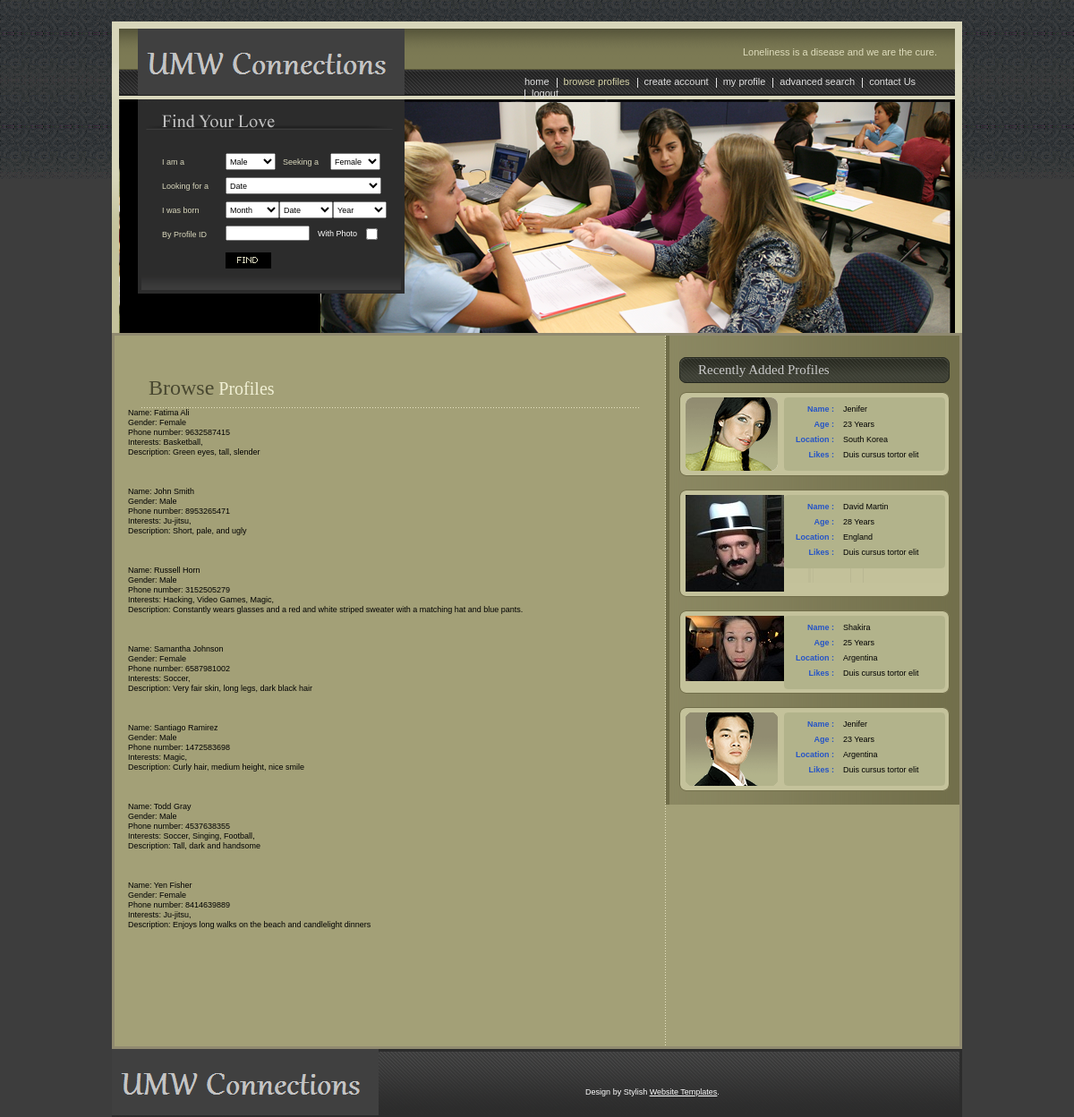
/xhtml-css/browse.php, run on the app's committed database.
### tables this page shows
CREATE TABLE IF NOT EXISTS Users (
	user_id int NOT NULL AUTO_INCREMENT PRIMARY KEY,
	email varchar(100) NOT NULL,
  	last_name varchar(25) NOT NULL,
  	first_name varchar(25) NOT NULL,
  	gender ENUM('Male', 'Female', 'N/A') NOT NULL DEFAULT 'N/A',
  	phone varchar(10) NOT NULL DEFAULT 'N/A',
  	description blob,
  	interested_in_id int,
	classification_id int,
  	looking_for_id int,
  	image_id int,
  	CONSTRAINT login_email_fk FOREIGN KEY (email) REFERENCES Login (email),
  	CONSTRAINT classifications_classification_id_fk FOREIGN KEY (classification_id) REFERENCES Classifications (classification_id),
  	CONSTRAINT interestedIn_interested_in_id_fk FOREIGN KEY (interested_in_id) REFERENCES InterestedIn (interested_in_id),
	CONSTRAINT looking_for_looking_for_id_fk FOREIGN KEY (looking_for_id) REFERENCES Looking_For (looking_for_id),
	CONSTRAINT images_image_id_fk FOREIGN KEY (image_id) REFERENCES Images (image_id)
);

CREATE TABLE IF NOT EXISTS Interests (
	interest_id int AUTO_INCREMENT NOT NULL PRIMARY KEY,
	interest blob NOT NULL
);

### xhtml-css/browse.php (the view, shortened to what this page needs)
<!DOCTYPE html PUBLIC "-//W3C//DTD XHTML 1.0 Transitional//EN" "http://www.w3.org/TR/xhtml1/DTD/xhtml1-transitional.dtd">
<html xmlns="http://www.w3.org/1999/xhtml">
<head>
</head>
<body>
<div id="layout">
  <div id="header">
    <div id="menu"> <span class="logo"><a href="#"><img src="images/logo.gif" alt="" /></a></span>
      <p>Loneliness is a disease and we are the cure.</p>
      <ul>
        <li class="first"><a href="index.html">home</a></li>
        <li><a class="current">browse profiles</a></li>
        <li><a href="register.php">create account</a></li>
        <li><a href="my_profile.php">my profile</a></li>
        <li><a href="advanced_search.php">advanced search</a></li>
        <li><a href="contact_us.php">contact Us</a></li>
        <li><a href="logout.php">logout</a></li>
      </ul>
    </div>
    <div id="banner_inner">
      <div class="find_love">
        <h2><img src="images/find_your_love.gif" alt="" /></h2>
        <div class="form_container">
          <form action="" method="get">
            <fieldset>
            <div class="search_row">
              <div class="search_column_1">
                <label>I am a</label>
              </div>
              <div class="search_column_2">
                <select class="gender">
                  <option>Male</option>
                </select>
                <label class="seeking">Seeking a</label>
                <select class="gender">
                  <option>Female</option>
                </select>
              </div>
            </div>
            <div class="search_row">
              <div class="search_column_1">
                <label>Looking for a</label>
              </div>
              <div class="search_column_2">
                <select class="date">
                  <option>Date</option>
                </select>
              </div>
            </div>
            <div class="search_row">
              <div class="search_column_1">
                <label>I was born</label>
              </div>
              <div class="search_column_2">
                <select class="dob">
                  <option>Month</option>
                </select>
                <select class="dob">
                  <option>Date</option>
                </select>
                <select class="dob">
                  <option>Year</option>
                </select>
              </div>
            </div>
            <div class="search_row">
              <div class="search_column_1">
                <label>By Profile ID</label>
              </div>
              <div class="search_column_2">
                <input type="text" name="" value="" />
                <label class="check">With Photo</label>
                <input type="checkbox" name="" value="" class="checkbox"/>
              </div>
            </div>
            <div class="search_row last">
              <div class="search_column_1">&nbsp;</div>
              <div class="search_column_2">
                <input type="image" src="images/find_btn.gif" class="search_btn"/>
              </div>
            </div>
            </fieldset>
          </form>
        </div>
      </div>
    </div>
  </div>
  <div id="body_container">
    <div id="left_container">
     <div style="padding:20px 15px 30px 15px;">
	 <h1><span>Browse</span> Profiles</h1>
	 <?php
			include "db_connect.php";
			$query = "SELECT * FROM Users ORDER BY first_name";
			$result = mysqli_query($db, $query);
			echo "<br>";
			while($row = mysqli_fetch_array($result)){
			$userID = $row['user_id'];
			$query2 = "SELECT i.interest FROM Interests i NATURAL JOIN Users_Interests ui WHERE ui.user_id = '$userID'";
			$result2 = mysqli_query($db, $query2);
			echo "<br>";
			echo "<br>";
			echo "Name: ".$row['first_name']." ".$row['last_name'];
			echo "<br>";
			echo "Gender: ".$row['gender'];
			echo "<br>";
			echo "Phone number: ".$row['phone'];
			echo "<br>";
			echo "Interests: ";
			while ($row2 = mysqli_fetch_array($result2)){
			echo $row2['interest'];
			echo ", ";
			}
			echo "<br>";
			echo "Description: ".$row['description'];
			echo "<br>";
			echo "<br>";
			}
		?>
      <div>
        <br />
        <br />
        <br />
      </div>
      <div class="aboutcolumnzone">
      </div>
    </div>
    </div>
    <div id="right_container">
      <h5>Recently Added Profiles</h5>
      <div id="profile_container">
        <div class="profile_box">
          <div class="top_curve">
            <div class="profile_content">
              <div class="pro_photo"><a href="#"><img src="images/pic_1.gif" alt="" /></a></div>
              <div class="outer">
                <div class="pro_detail_box">
                  <div class="pro_top_curve">
                    <div class="pro_detail_content">
                      <div class="row">
                        <p class="left">Name :</p>
                        <p class="right">Jenifer</p>
                      </div>
                      <div class="row">
                        <p class="left">Age :</p>
                        <p class="right">23 Years</p>
                      </div>
                      <div class="row">
                        <p class="left">Location :</p>
                        <p class="right">South Korea</p>
                      </div>
                      <div class="row last">
                        <p class="left">Likes :</p>
                        <p class="right">Duis cursus tortor elit</p>
                      </div>
                    </div>
                  </div>
                </div>
              </div>
            </div>
          </div>
        </div>
        <div class="profile_box">
          <div class="top_curve">
            <div class="profile_content">
              <div class="pro_photo"><a href="#"><img src="images/pic_2.gif" alt="" /></a></div>
              <div class="outer">
                <div class="pro_detail_box">
                  <div class="pro_top_curve">
                    <div class="pro_detail_content">
                      <div class="row">
                        <p class="left">Name :</p>
                        <p class="right">David Martin</p>
                      </div>
                      <div class="row">
                        <p class="left">Age :</p>
                        <p class="right">28 Years</p>
                      </div>
                      <div class="row">
                        <p class="left">Location :</p>
                        <p class="right">England</p>
                      </div>
                      <div class="row last">
                        <p class="left">Likes :</p>
                        <p class="right">Duis cursus tortor elit</p>
                      </div>
                    </div>
                  </div>
                </div>
              </div>
            </div>
          </div>
        </div>
        <div class="profile_box">
          <div class="top_curve">
            <div class="profile_content">
              <div class="pro_photo"><a href="#"><img src="images/pic_3.gif" alt="" /></a></div>
              <div class="outer">
                <div class="pro_detail_box">
                  <div class="pro_top_curve">
                    <div class="pro_detail_content">
                      <div class="row">
                        <p class="left">Name :</p>
                        <p class="right">Shakira</p>
                      </div>
                      <div class="row">
                        <p class="left">Age :</p>
                        <p class="right">25 Years</p>
                      </div>
                      <div class="row">
                        <p class="left">Location :</p>
                        <p class="right">Argentina</p>
                      </div>
                      <div class="row last">
                        <p class="left">Likes :</p>
                        <p class="right">Duis cursus tortor elit</p>
                      </div>
                    </div>
                  </div>
                </div>
              </div>
            </div>
          </div>
        </div>
        <div class="profile_box last">
          <div class="top_curve">
            <div class="profile_content">
              <div class="pro_photo"><a href="#"><img src="images/pic_4.gif" alt="" /></a></div>
              <div class="outer">
                <div class="pro_detail_box">
                  <div class="pro_top_curve">
                    <div class="pro_detail_content">
                      <div class="row">
                        <p class="left">Name :</p>
                        <p class="right">Jenifer</p>
                      </div>
                      <div class="row">
                        <p class="left">Age :</p>
                        <p class="right">23 Years</p>
                      </div>
                      <div class="row">
                        <p class="left">Location :</p>
                        <p class="right">Argentina</p>
                      </div>
                      <div class="row last">
                        <p class="left">Likes :</p>
                        <p class="right">Duis cursus tortor elit</p>
                      </div>
                    </div>
                  </div>
                </div>
              </div>
            </div>
          </div>
        </div>
      </div>
    </div>
  </div>
  <div id="footer"> <span class="footer_logo"><a href="#"><img src="images/single_2_mingle.gif" alt="" /></a></span>
    <div class="footer_link">
       <ul style="color:#FFF;">
		Design by Stylish <a style="color:#FFF; text-decoration:underline;" href="http://www.stylishtemplate.com">Website Templates</a>.
      </ul>
    </div>
  </div>
</div>
</body>
</html>

### data on the page
users: first_name "Fatima", last_name "Ali", gender "Female", phone "9632587415", description "Green eyes, tall, slender"
interests: interest "Basketball"
users: first_name "John", last_name "Smith", gender "Male", phone "8953265471", description "Short, pale, and ugly"
interests: interest "Ju-jitsu"
users: first_name "Russell", last_name "Horn", gender "Male", phone "3152505279", description "Constantly wears glasses and a red and white striped sweater with a matching hat and blue pants."
interests: interest "Hacking"
interests: interest "Video Games"
interests: interest "Magic"
users: first_name "Samantha", last_name "Johnson", gender "Female", phone "6587981002", description "Very fair skin, long legs, dark black hair"
interests: interest "Soccer"
users: first_name "Santiago", last_name "Ramirez", gender "Male", phone "1472583698", description "Curly hair, medium height, nice smile"
users: first_name "Todd", last_name "Gray", gender "Male", phone "4537638355", description "Tall, dark and handsome"
interests: interest "Singing"
interests: interest "Football"
users: first_name "Yen", last_name "Fisher", gender "Female", phone "8414639889", description "Enjoys long walks on the beach and candlelight dinners"
